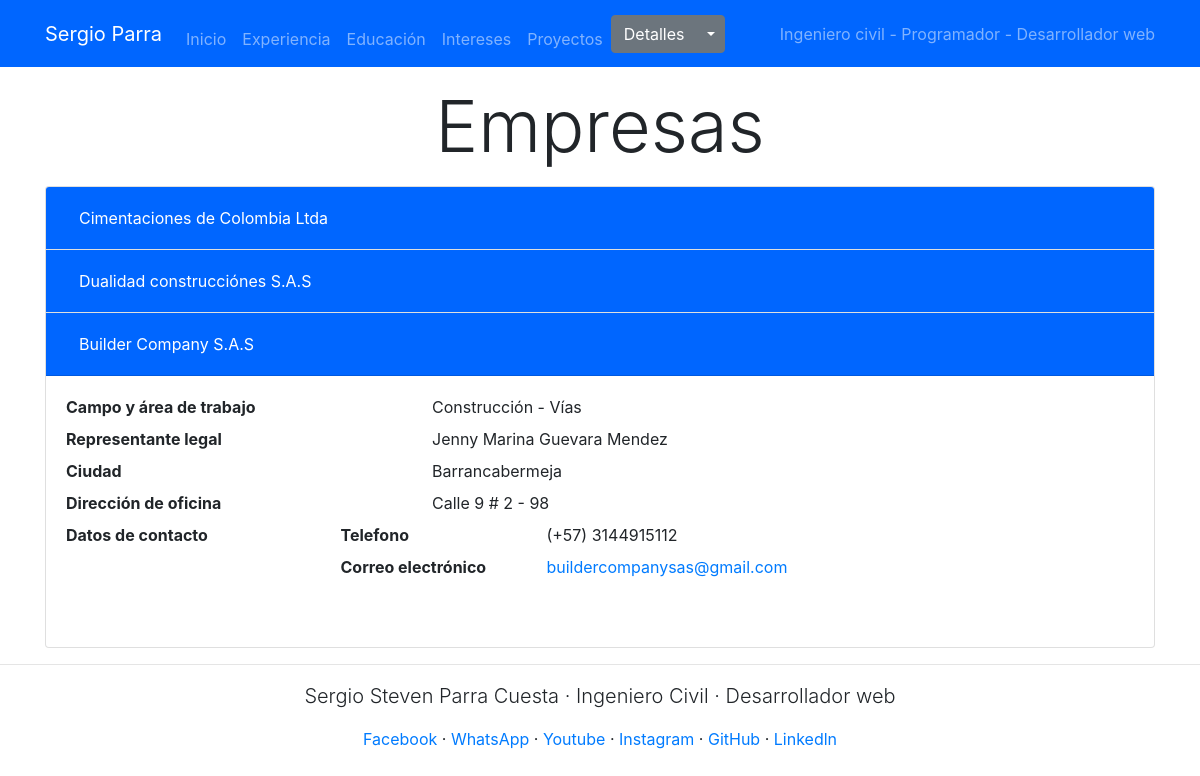
The app's page /companies/3, older data.
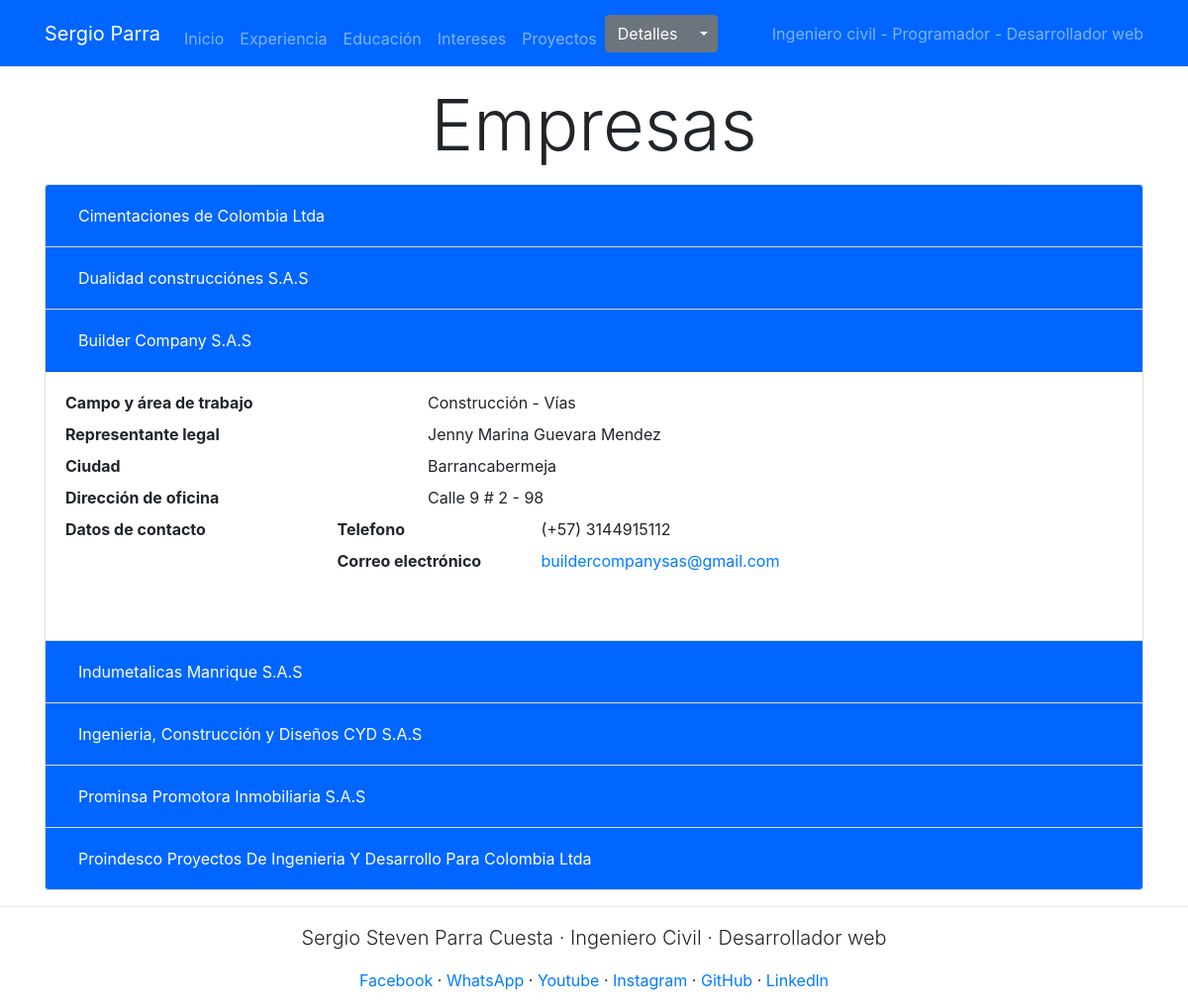
The same page, newer data.
### gestion_HV/models.py (models this page shows, shortened)
class companies(models.Model):
    name=models.CharField(max_length=75, verbose_name="Nombre")
    legal_rep=models.CharField(max_length=75, verbose_name="Representante Legal")
    city=models.CharField(max_length=25, verbose_name="Ciudad")
    sector=models.CharField(max_length=25, verbose_name="Sector")
    area=models.CharField(max_length=50, verbose_name="Área de trabajo")
    addres=models.CharField(max_length=40, verbose_name="Dirección")
    web_page=models.CharField(max_length=75, null=True, blank=True, verbose_name="Pagina Web")
    email=models.EmailField(max_length=254, verbose_name="Correo electronico")
    phone=models.CharField(max_length=10, verbose_name='Numero telefonico')
    class Meta:
        verbose_name="Empresa"
        verbose_name_plural="Empresas"
        ordering=['name']

### gestion_HV/views.py (the view)
# urls.py: path('companies/<int:id_comp>',views.company_page, name='companies'),
def company_page(request, id_comp):
    if id_comp==0:
        id_comp=1
    comp=companies_details()
    p = inflect.engine()
    cap_id=p.number_to_words(id_comp)
    capital=cap_id.capitalize()
    data=zip(comp.query_common('name'), comp.title(), comp.collapse_number(), comp.query_common('legal_rep'), comp.query_common('city'), comp.query_common('addres'), comp.query_common('phone'), comp.query_common('email'), comp.query_common('web_page'))
    return render(request, "companies.html",{"data":data,"cap_id":capital})

### gestion_HV/views.py (called while the page is built)
    def title(self):
        sector=companies.objects.values_list('sector', flat=True).order_by('id')
        area=companies.objects.values_list('area', flat=True).order_by('id')
        data=[]
        for i in range(0,len(sector)):
            data.append(sector[i] + " - " + area [i])
        return data

    def collapse_number(self):
        id_num=companies.objects.values_list('id', flat=True).order_by('id')
        p = inflect.engine()
        id_text=[]
        for i in id_num:
            capital=p.number_to_words(i)
            id_text.append(capital.capitalize())
        return id_text

    def query_common(self, query):
        return companies.objects.values_list(query, flat=True).order_by('id')

### mipagweb_v3/templates/companies.html (shortened to what this page needs)
{% extends 'body.html' %}
{% block content %}
<div class="container">
    <h1 class="display-3 mt-3 mb-3 text-center">Empresas</h1>
    <div class="accordion" id="accordionExample">
        <div class="accordion" id="accordionExample">
            {% for name, title, id_num, legal_rep, city, address, phone, email, web_page in data %}
                <div class="card">
                    <div class="card-header" id="headingOne">
                        <h2 class="mb-0">
                            <button class="btn btn-secundary btn-block text-left {% if cap_id != id_num %}collapsed{% endif %} text-white" type="button" data-toggle="collapse" data-target="#collapse{{id_num}}" aria-expanded="{% if cap_id != id_num %}false{% else %}true{% endif %}" aria-controls="collapse{{id_num}}">
                              {{name}}
                            </button>
                        </h2>
                    </div>
                    <div id="collapse{{id_num}}" class="collapse {% if cap_id == id_num %}show{% endif %}" aria-labelledby="heading{{id_num}}" data-parent="#accordionExample">
                        <div class="card-body">
                            <dl class="row">
                                <dt class="col-sm-4">Campo y área de trabajo</dt>
                                <dd class="col-sm-8">{{title}}</dd>
                                <dt class="col-sm-4">Representante legal</dt>
                                <dd class="col-sm-8">{{legal_rep}}</dd>
                                <dt class="col-sm-4">Ciudad</dt>
                                <dd class="col-sm-8">{{city}}</dd>
                                <dt class="col-sm-4">Dirección de oficina</dt>
                                <dd class="col-sm-8">{{address}}</dd>
                                <dt class="col-sm-3">Datos de contacto</dt>
                                <dd class="col-sm-9">
                                    <dl class="row">
                                        <dt class="col-sm-3">Telefono</dt>
                                        <dd class="col-sm-9">(+57) {{phone}}</dd>
                                        <dt class="col-sm-3">Correo electrónico</dt>
                                        <dd class="col-sm-9"><a href="mailto:{{email}}">{{email}}</a></dd>
                                    </dl>
                                </dd>
                            </dl>
                        </div>
                    </div>
                </div>
            {% endfor %}
          </div>
      </div>
</div>
{% endblock %}

Row changes from the older to the newer data that the page shows:
added companies: name "Indumetalicas Manrique S.A.S"
added companies: name "Ingenieria, Construcción y Diseños CYD S.A.S"
added companies: name "Prominsa Promotora Inmobiliaria S.A.S"
added companies: name "Proindesco Proyectos De Ingenieria Y Desarrollo Para Colombia Ltda"
